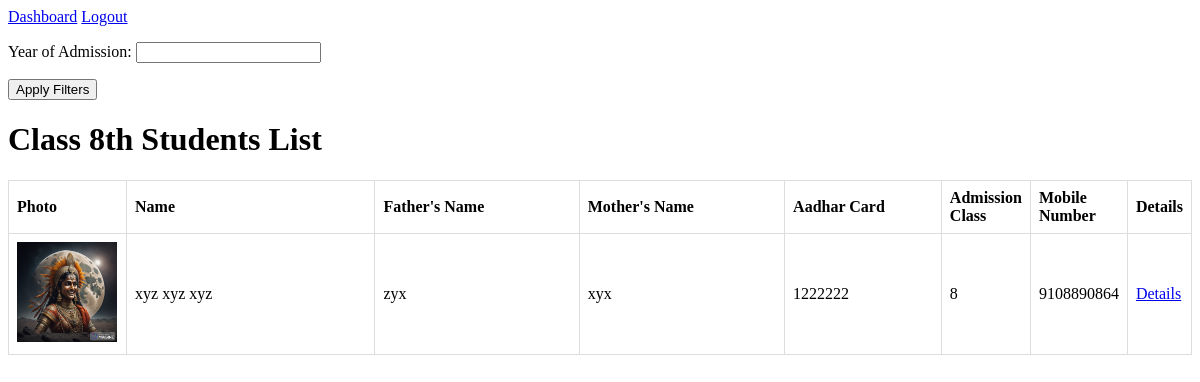
Before: /admissions/class_8/ (signed in) with the older database file.
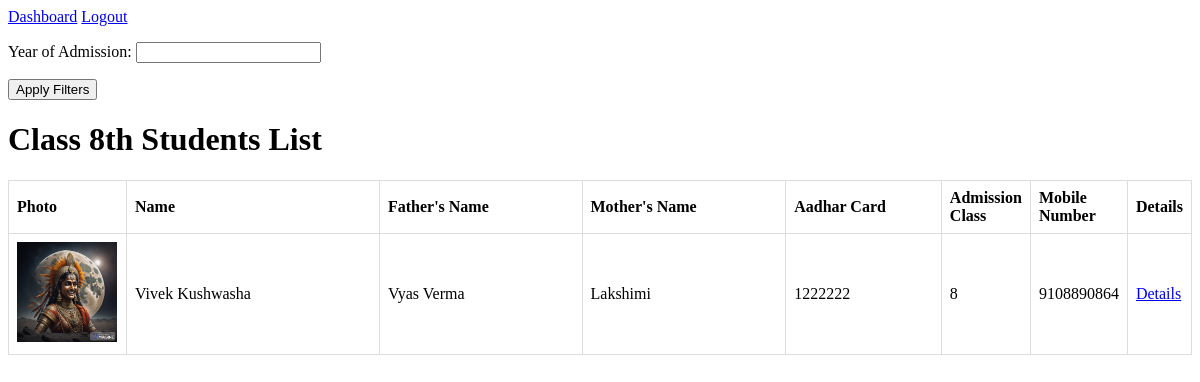
After: the same page with the newer database file.
### admissions/models.py (models this page shows, shortened)
class Admission(models.Model):
    first_name = models.CharField(max_length=100)
    middle_name = models.CharField(max_length=100, blank=True)
    last_name = models.CharField(max_length=100, blank=True)
    father_name = models.CharField(max_length=100)
    mother_name = models.CharField(max_length=100)
    date_of_birth = models.DateField()
    aadhar_card = models.CharField(max_length=16)
    photo = models.ImageField(upload_to='photos/')
    previous_school = models.TextField()
    address = models.TextField()
    caste = models.CharField(max_length=50)
    admission_class = models.CharField(max_length=50)
    admission_date = models.DateField(auto_now_add=True)
    mobile_number = models.CharField(max_length=15)
    subjects = models.CharField(max_length=100, blank=True, null=True)

### admissions/views.py (the view)
# urls.py: path('class_8/', views.class_8, name='class_8'),
@login_required
def class_8(request):
    class_8_students = Admission.objects.filter(admission_class='8')
    year_filter_form = AdmissionYearFilterForm(request.GET)
    if year_filter_form.is_valid():
        admission_year = year_filter_form.cleaned_data.get('admission_year')
        if admission_year:
            class_8_students = class_8_students.filter(admission_date__year=admission_year)
    context = {
        'class_8_students': class_8_students,
        'year_filter_form': year_filter_form,
    }
    return render(request, 'admissions/class_8.html', context)

### admissions/forms.py
class AdmissionYearFilterForm(forms.Form):
    admission_year = forms.IntegerField(label='Year of Admission', required=False)

### admissions/templates/admissions/class_8.html (shortened to what this page needs)
<!DOCTYPE html>
<a href="{% url 'dashboard' %}">Dashboard</a>
<a href="{% url 'logout' %}">Logout</a>
<html>
<head>
</head>
<body>
    <form method="get">
        {{ year_filter_form.as_p }}
        <button type="submit">Apply Filters</button>
    </form>
    <h1>Class 8th Students List</h1>
    <table>
        <thead>
            <tr>
                <th class="photo-column">Photo</th>
                <th class="name-column">Name</th>
                <th class="father-name-column">Father's Name</th>
                <th class="mother-name-column">Mother's Name</th>
                <th class="aadhar-column">Aadhar Card</th>
                <th class="admission-class-column">Admission Class</th>
                <th class="mobile-number-column">Mobile Number</th>
                <th>Details</th>
            </tr>
        </thead>
        <tbody>
            {% for student in class_8_students %}
                <tr>
                    <td class="photo-column"><img src="{{ student.photo.url }}" alt="{{ student.first_name }} {{ student.last_name }} Photo" width="100"></td>
                    <td class="name-column">{{ student.first_name }} {{ student.middle_name }} {{ student.last_name }}</td>
                    <td class="father-name-column">{{ student.father_name }}</td>
                    <td class="mother-name-column">{{ student.mother_name }}</td>
                    <td class="aadhar-column">{{ student.aadhar_card }}</td>
                    <td class="admission-class-column">{{ student.admission_class }}</td>
                    <td class="mobile-number-column">{{ student.mobile_number }}</td>
                    <td><a href="{% url 'student_details' student.id %}">Details</a></td>
                </tr>
            {% endfor %}
        </tbody>
    </table>
</body>
</html>

Changed rows visible on the page:
changed Admission: first_name "xyz" → "Vivek"; middle_name "xyz" → "Kushwasha"; father_name "zyx" → "Vyas Verma"; mother_name "xyx" → "Lakshimi"; last_name "xyz" → (not shown)
